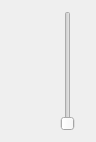
<?xml version="1.0" encoding="UTF-8"?>
<ui version="4.0">
 <class>XrEnvironmentModeDialog</class>
 <widget class="QDialog" name="XrEnvironmentModeDialog">
  <property name="geometry">
   <rect>
    <x>100</x>
    <y>0</y>
    <width>0</width>
    <height>0</height>
   </rect>
  </property>
  <property name="windowTitle">
   <string>Dialog</string>
  </property>
  <layout class="QHBoxLayout" name="horizontalLayout">
   <property name="sizeConstraint">
    <enum>QLayout::SetFixedSize</enum>
   </property>
   <item>
    <layout class="QVBoxLayout" name="verticalLayout">
     <item>
      <widget class="QPushButton" name="btn_xr_environment_passthrough_on">
       <property name="sizePolicy">
        <sizepolicy hsizetype="Fixed" vsizetype="Fixed">
         <horstretch>0</horstretch>
         <verstretch>0</verstretch>
        </sizepolicy>
       </property>
       <property name="autoDefault">
        <bool>false</bool>
       </property>
       <property name="minimumSize">
        <size>
         <width>34</width>
         <height>34</height>
        </size>
       </property>
       <property name="maximumSize">
        <size>
         <width>34</width>
         <height>34</height>
        </size>
       </property>
       <property name="text">
        <string/>
       </property>
       <property name="icon">
        <iconset resource="resources.qrc">
         <normaloff>:/light/xr_environment_passthrough_on</normaloff>:/light/xr_environment_passthrough_on</iconset>
       </property>
       <property name="themeIconName" stdset="0">
        <string notr="true">xr_environment_passthrough_on</string>
       </property>
       <property name="iconSize">
        <size>
         <width>24</width>
         <height>24</height>
        </size>
       </property>
       <property name="toolTip">
        <string>Passthrough on</string>
       </property>
       <property name="flat">
        <bool>true</bool>
       </property>
       <property name="checkable">
        <bool>true</bool>
       </property>
       <property name="ToolWindowButton" stdset="0">
        <bool>true</bool>
       </property>
       <attribute name="buttonGroup">
        <string notr="true">passthroughButtonGroup</string>
       </attribute>
      </widget>
     </item>
     <item>
      <widget class="QPushButton" name="btn_xr_environment_passthrough_off">
       <property name="sizePolicy">
        <sizepolicy hsizetype="Fixed" vsizetype="Fixed">
         <horstretch>0</horstretch>
         <verstretch>0</verstretch>
        </sizepolicy>
       </property>
       <property name="autoDefault">
        <bool>false</bool>
       </property>
       <property name="minimumSize">
        <size>
         <width>34</width>
         <height>34</height>
        </size>
       </property>
       <property name="maximumSize">
        <size>
         <width>34</width>
         <height>34</height>
        </size>
       </property>
       <property name="text">
        <string/>
       </property>
       <property name="icon">
        <iconset resource="resources.qrc">
         <normaloff>:/light/xr_environment_passthrough_off</normaloff>:/light/xr_environment_passthrough_off</iconset>
       </property>
       <property name="themeIconName" stdset="0">
        <string notr="true">xr_environment_passthrough_off</string>
       </property>
       <property name="iconSize">
        <size>
         <width>24</width>
         <height>24</height>
        </size>
       </property>
       <property name="toolTip">
        <string>Passthrough off</string>
       </property>
       <property name="flat">
        <bool>true</bool>
       </property>
       <property name="checkable">
        <bool>true</bool>
       </property>
       <property name="ToolWindowButton" stdset="0">
        <bool>true</bool>
       </property>
       <attribute name="buttonGroup">
        <string notr="true">passthroughButtonGroup</string>
       </attribute>
      </widget>
     </item>
    </layout>
   </item>
   <item>
    <widget class="QSlider" name="slider_xr_dimming_value">
    <property name="orientation">
     <enum>Qt::Vertical</enum>
    </property>
     <property name="sizePolicy">
      <sizepolicy hsizetype="Fixed" vsizetype="Fixed">
       <horstretch>0</horstretch>
       <verstretch>0</verstretch>
      </sizepolicy>
     </property>
     <property name="minimumSize">
      <size>
       <width>34</width>
       <height>120</height>
      </size>
     </property>
     <property name="maximumSize">
      <size>
       <width>34</width>
       <height>120</height>
      </size>
     </property>
    </widget>
   </item>
  </layout>
 </widget>
 <resources>
  <include location="resources.qrc"/>
 </resources>
 <connections/>
 <buttongroups>
  <buttongroup name="passthroughButtonGroup"/>
 </buttongroups>
</ui>
